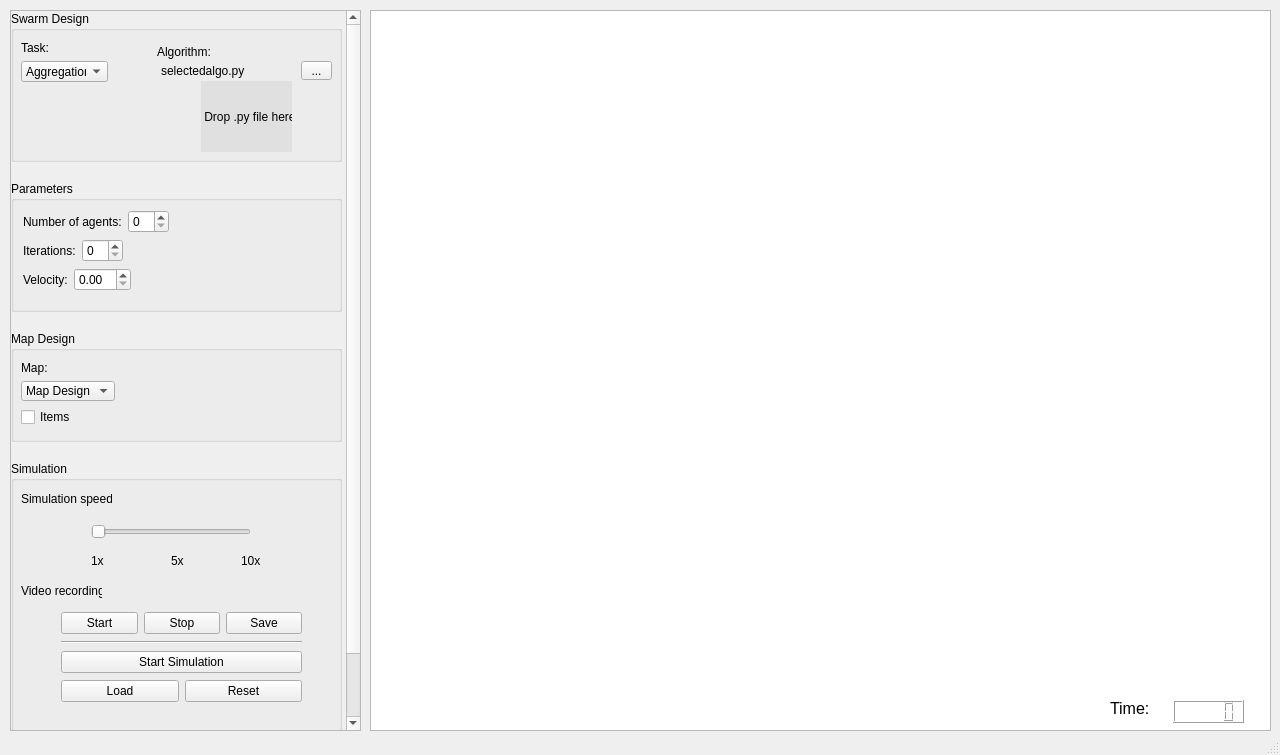
<?xml version="1.0" encoding="UTF-8"?>
<ui version="4.0">
 <class>mainWindow</class>
 <widget class="QMainWindow" name="mainWindow">
  <property name="geometry">
   <rect>
    <x>0</x>
    <y>0</y>
    <width>1280</width>
    <height>755</height>
   </rect>
  </property>
  <property name="windowTitle">
   <string>MainWindow</string>
  </property>
  <widget class="QWidget" name="centralWidget">
   <widget class="QGraphicsView" name="simulationGraphicsView">
    <property name="geometry">
     <rect>
      <x>370</x>
      <y>10</y>
      <width>901</width>
      <height>721</height>
     </rect>
    </property>
   </widget>
   <widget class="QLCDNumber" name="timeLcdNumber">
    <property name="geometry">
     <rect>
      <x>1173</x>
      <y>700</y>
      <width>71</width>
      <height>23</height>
     </rect>
    </property>
   </widget>
   <widget class="QLabel" name="timeLabel">
    <property name="geometry">
     <rect>
      <x>1110</x>
      <y>700</y>
      <width>71</width>
      <height>16</height>
     </rect>
    </property>
    <property name="font">
     <font>
      <pointsize>12</pointsize>
     </font>
    </property>
    <property name="text">
     <string>Time:</string>
    </property>
   </widget>
   <widget class="QWidget" name="layoutWidget">
    <property name="geometry">
     <rect>
      <x>0</x>
      <y>0</y>
      <width>2</width>
      <height>2</height>
     </rect>
    </property>
    <layout class="QVBoxLayout" name="verticalLayout"/>
   </widget>
   <widget class="QScrollArea" name="scrollArea">
    <property name="geometry">
     <rect>
      <x>10</x>
      <y>10</y>
      <width>351</width>
      <height>721</height>
     </rect>
    </property>
    <property name="minimumSize">
     <size>
      <width>351</width>
      <height>721</height>
     </size>
    </property>
    <property name="widgetResizable">
     <bool>true</bool>
    </property>
    <widget class="QWidget" name="scrollAreaWidgetContents_2">
     <property name="geometry">
      <rect>
       <x>0</x>
       <y>0</y>
       <width>332</width>
       <height>791</height>
      </rect>
     </property>
     <property name="minimumSize">
      <size>
       <width>331</width>
       <height>791</height>
      </size>
     </property>
     <widget class="QGroupBox" name="parametersGroupBox_2">
      <property name="geometry">
       <rect>
        <x>0</x>
        <y>170</y>
        <width>331</width>
        <height>131</height>
       </rect>
      </property>
      <property name="minimumSize">
       <size>
        <width>331</width>
        <height>131</height>
       </size>
      </property>
      <property name="autoFillBackground">
       <bool>true</bool>
      </property>
      <property name="title">
       <string>Parameters</string>
      </property>
      <layout class="QFormLayout" name="formLayout_2">
       <item row="0" column="0">
        <layout class="QHBoxLayout" name="horizontalLayout_13">
         <item>
          <widget class="QLabel" name="agentNumberLabel_3">
           <property name="text">
            <string>Number of agents:</string>
           </property>
          </widget>
         </item>
         <item>
          <widget class="QSpinBox" name="agentNumberSpinBox_3"/>
         </item>
        </layout>
       </item>
       <item row="1" column="0">
        <layout class="QHBoxLayout" name="horizontalLayout_14">
         <item>
          <widget class="QLabel" name="iterationLabel_3">
           <property name="text">
            <string>Iterations:</string>
           </property>
          </widget>
         </item>
         <item>
          <widget class="QSpinBox" name="iterationSpinBox_3"/>
         </item>
        </layout>
       </item>
       <item row="2" column="0">
        <layout class="QHBoxLayout" name="horizontalLayout_15">
         <item>
          <widget class="QLabel" name="velocityLabel_3">
           <property name="text">
            <string>Velocity:</string>
           </property>
          </widget>
         </item>
         <item>
          <widget class="QDoubleSpinBox" name="velocityDoubleSpinBox_3"/>
         </item>
        </layout>
       </item>
      </layout>
     </widget>
     <widget class="QGroupBox" name="mapGroupBox_2">
      <property name="geometry">
       <rect>
        <x>0</x>
        <y>320</y>
        <width>331</width>
        <height>111</height>
       </rect>
      </property>
      <property name="minimumSize">
       <size>
        <width>331</width>
        <height>111</height>
       </size>
      </property>
      <property name="autoFillBackground">
       <bool>true</bool>
      </property>
      <property name="title">
       <string>Map Design</string>
      </property>
      <widget class="QWidget" name="layoutWidget_12">
       <property name="geometry">
        <rect>
         <x>10</x>
         <y>30</y>
         <width>94</width>
         <height>66</height>
        </rect>
       </property>
       <layout class="QVBoxLayout" name="verticalLayout_10">
        <item>
         <layout class="QVBoxLayout" name="verticalLayout_11">
          <item>
           <widget class="QLabel" name="mapLabel_3">
            <property name="text">
             <string>Map:</string>
            </property>
           </widget>
          </item>
          <item>
           <widget class="QComboBox" name="mapComboBox_3">
            <item>
             <property name="text">
              <string>Map Design 1</string>
             </property>
            </item>
            <item>
             <property name="text">
              <string>Map Design 2</string>
             </property>
            </item>
            <item>
             <property name="text">
              <string>Map Design 3</string>
             </property>
            </item>
           </widget>
          </item>
         </layout>
        </item>
        <item>
         <widget class="QCheckBox" name="itemCheckBox_3">
          <property name="text">
           <string>Items</string>
          </property>
         </widget>
        </item>
       </layout>
      </widget>
     </widget>
     <widget class="QGroupBox" name="simulationGoupBox_2">
      <property name="geometry">
       <rect>
        <x>0</x>
        <y>450</y>
        <width>331</width>
        <height>271</height>
       </rect>
      </property>
      <property name="minimumSize">
       <size>
        <width>331</width>
        <height>271</height>
       </size>
      </property>
      <property name="autoFillBackground">
       <bool>true</bool>
      </property>
      <property name="title">
       <string>Simulation</string>
      </property>
      <widget class="QLabel" name="simulationSpeedLabel_3">
       <property name="geometry">
        <rect>
         <x>10</x>
         <y>30</y>
         <width>91</width>
         <height>16</height>
        </rect>
       </property>
       <property name="text">
        <string>Simulation speed:</string>
       </property>
      </widget>
      <widget class="QLabel" name="videoRecordingLabel_3">
       <property name="geometry">
        <rect>
         <x>10</x>
         <y>120</y>
         <width>81</width>
         <height>20</height>
        </rect>
       </property>
       <property name="text">
        <string>Video recording:</string>
       </property>
      </widget>
      <widget class="QSlider" name="simulationSpeedHorizontalSlider_3">
       <property name="geometry">
        <rect>
         <x>80</x>
         <y>60</y>
         <width>160</width>
         <height>22</height>
        </rect>
       </property>
       <property name="orientation">
        <enum>Qt::Horizontal</enum>
       </property>
      </widget>
      <widget class="QLabel" name="x1Label_3">
       <property name="geometry">
        <rect>
         <x>80</x>
         <y>90</y>
         <width>20</width>
         <height>20</height>
        </rect>
       </property>
       <property name="text">
        <string>1x</string>
       </property>
      </widget>
      <widget class="QLabel" name="x5Label_3">
       <property name="geometry">
        <rect>
         <x>160</x>
         <y>90</y>
         <width>20</width>
         <height>20</height>
        </rect>
       </property>
       <property name="text">
        <string>5x</string>
       </property>
      </widget>
      <widget class="QLabel" name="x10Label_3">
       <property name="geometry">
        <rect>
         <x>230</x>
         <y>90</y>
         <width>21</width>
         <height>20</height>
        </rect>
       </property>
       <property name="text">
        <string>10x</string>
       </property>
      </widget>
      <widget class="QWidget" name="layoutWidget_13">
       <property name="geometry">
        <rect>
         <x>50</x>
         <y>150</y>
         <width>241</width>
         <height>96</height>
        </rect>
       </property>
       <layout class="QVBoxLayout" name="verticalLayout_12">
        <item>
         <layout class="QHBoxLayout" name="horizontalLayout_16">
          <item>
           <widget class="QPushButton" name="startPushButton_3">
            <property name="text">
             <string>Start</string>
            </property>
           </widget>
          </item>
          <item>
           <widget class="QPushButton" name="stopPushButton_3">
            <property name="text">
             <string>Stop</string>
            </property>
           </widget>
          </item>
          <item>
           <widget class="QPushButton" name="savePushButton_3">
            <property name="text">
             <string>Save</string>
            </property>
           </widget>
          </item>
         </layout>
        </item>
        <item>
         <widget class="Line" name="horizontalLine_3">
          <property name="orientation">
           <enum>Qt::Horizontal</enum>
          </property>
         </widget>
        </item>
        <item>
         <widget class="QPushButton" name="startSimulationPushButton_3">
          <property name="text">
           <string>Start Simulation</string>
          </property>
         </widget>
        </item>
        <item>
         <layout class="QHBoxLayout" name="horizontalLayout_17">
          <item>
           <widget class="QPushButton" name="loadPushButton_3">
            <property name="text">
             <string>Load</string>
            </property>
           </widget>
          </item>
          <item>
           <widget class="QPushButton" name="resetPushButton_3">
            <property name="text">
             <string>Reset</string>
            </property>
           </widget>
          </item>
         </layout>
        </item>
       </layout>
      </widget>
     </widget>
     <widget class="QGroupBox" name="swarmDesignGroupBox_2">
      <property name="geometry">
       <rect>
        <x>0</x>
        <y>0</y>
        <width>331</width>
        <height>151</height>
       </rect>
      </property>
      <property name="minimumSize">
       <size>
        <width>331</width>
        <height>151</height>
       </size>
      </property>
      <property name="autoFillBackground">
       <bool>true</bool>
      </property>
      <property name="title">
       <string>Swarm Design</string>
      </property>
      <widget class="QFrame" name="dropFrame_3">
       <property name="geometry">
        <rect>
         <x>190</x>
         <y>70</y>
         <width>91</width>
         <height>71</height>
        </rect>
       </property>
       <property name="mouseTracking">
        <bool>true</bool>
       </property>
       <property name="acceptDrops">
        <bool>true</bool>
       </property>
       <property name="autoFillBackground">
        <bool>false</bool>
       </property>
       <property name="styleSheet">
        <string notr="true">background-color: #E0E0E0</string>
       </property>
       <property name="frameShape">
        <enum>QFrame::StyledPanel</enum>
       </property>
       <property name="frameShadow">
        <enum>QFrame::Raised</enum>
       </property>
       <widget class="QLabel" name="dropAlgoLabel_3">
        <property name="geometry">
         <rect>
          <x>0</x>
          <y>0</y>
          <width>91</width>
          <height>71</height>
         </rect>
        </property>
        <property name="text">
         <string> Drop .py file here</string>
        </property>
       </widget>
      </widget>
      <widget class="QWidget" name="layoutWidget_15">
       <property name="geometry">
        <rect>
         <x>10</x>
         <y>30</y>
         <width>87</width>
         <height>41</height>
        </rect>
       </property>
       <layout class="QVBoxLayout" name="verticalLayout_13">
        <item>
         <widget class="QLabel" name="taskLabel_3">
          <property name="text">
           <string>Task:</string>
          </property>
         </widget>
        </item>
        <item>
         <widget class="QComboBox" name="taskComboBox_3">
          <item>
           <property name="text">
            <string>Aggregation</string>
           </property>
          </item>
          <item>
           <property name="text">
            <string>Exploration</string>
           </property>
          </item>
          <item>
           <property name="text">
            <string>Foraging</string>
           </property>
          </item>
         </widget>
        </item>
       </layout>
      </widget>
      <widget class="QLabel" name="algorithmLabel_3">
       <property name="geometry">
        <rect>
         <x>146</x>
         <y>31</y>
         <width>55</width>
         <height>20</height>
        </rect>
       </property>
       <property name="minimumSize">
        <size>
         <width>55</width>
         <height>20</height>
        </size>
       </property>
       <property name="maximumSize">
        <size>
         <width>55</width>
         <height>20</height>
        </size>
       </property>
       <property name="text">
        <string>Algorithm:</string>
       </property>
      </widget>
      <widget class="QLabel" name="selectedAlgoLabel_3">
       <property name="geometry">
        <rect>
         <x>150</x>
         <y>50</y>
         <width>135</width>
         <height>20</height>
        </rect>
       </property>
       <property name="minimumSize">
        <size>
         <width>135</width>
         <height>20</height>
        </size>
       </property>
       <property name="maximumSize">
        <size>
         <width>135</width>
         <height>20</height>
        </size>
       </property>
       <property name="text">
        <string>selectedalgo.py</string>
       </property>
      </widget>
      <widget class="QToolButton" name="algorithmToolButton_3">
       <property name="geometry">
        <rect>
         <x>290</x>
         <y>50</y>
         <width>31</width>
         <height>19</height>
        </rect>
       </property>
       <property name="text">
        <string>...</string>
       </property>
      </widget>
     </widget>
    </widget>
   </widget>
  </widget>
  <widget class="QMenuBar" name="menuBar">
   <property name="geometry">
    <rect>
     <x>0</x>
     <y>0</y>
     <width>1280</width>
     <height>21</height>
    </rect>
   </property>
  </widget>
  <widget class="QStatusBar" name="statusBar"/>
 </widget>
 <tabstops>
  <tabstop>simulationGraphicsView</tabstop>
 </tabstops>
 <resources/>
 <connections/>
</ui>
